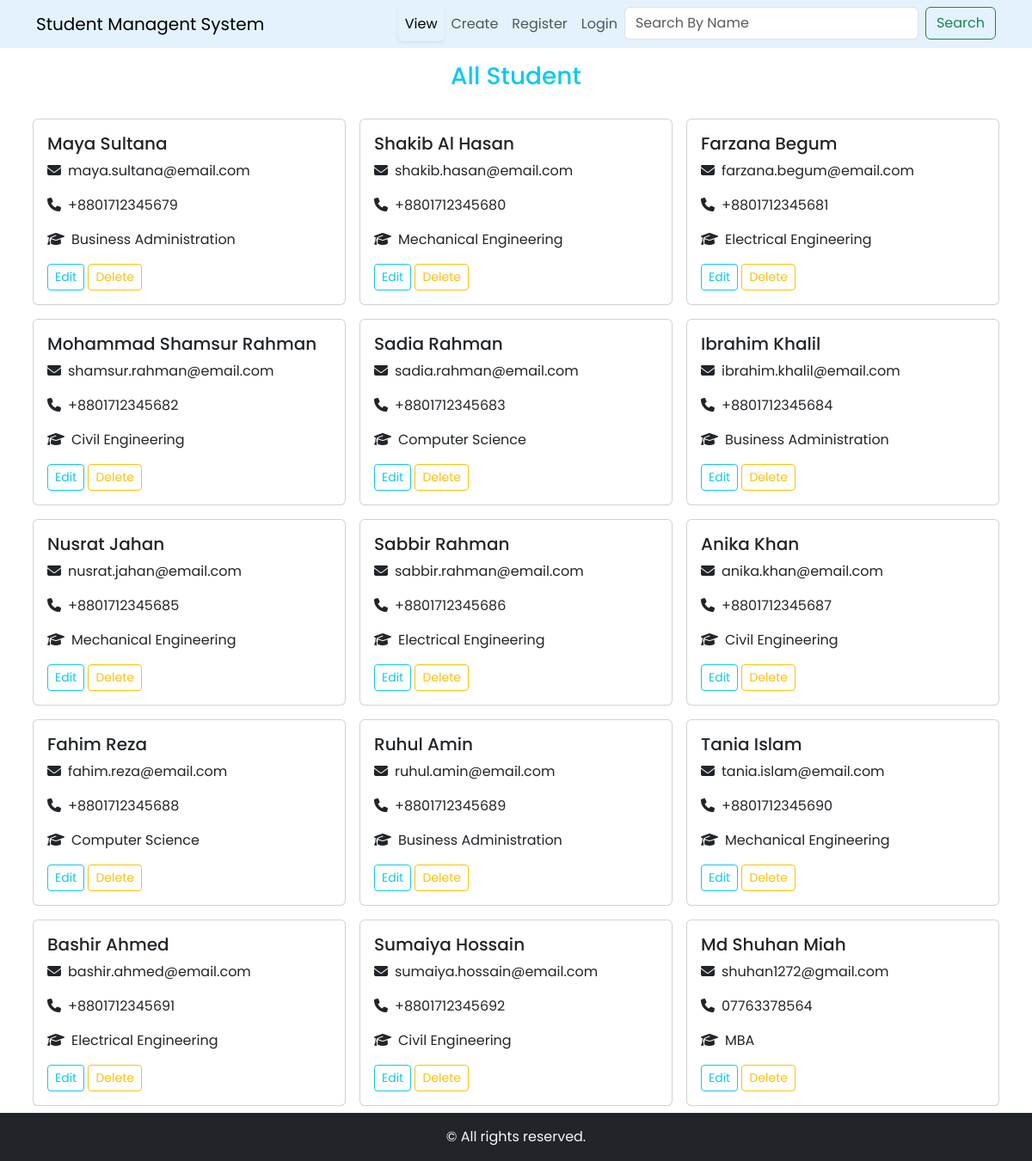
The app's page /, older data.
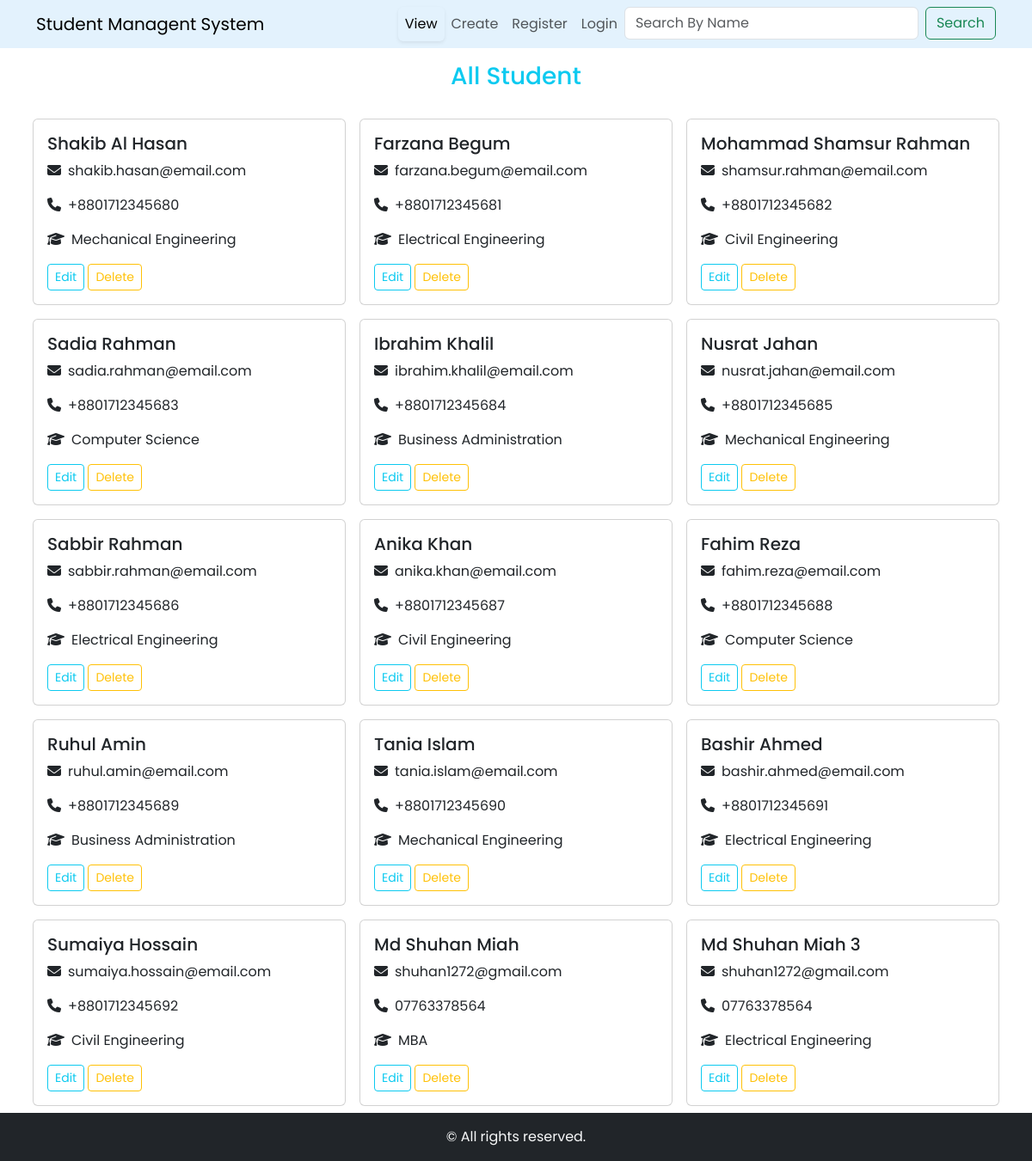
The same page, newer data.
### student/models.py (models this page shows, shortened)
class Student(models.Model):
    name = models.CharField(max_length=50)
    email = models.EmailField(max_length=254)
    phone = models.CharField(max_length=20)
    course = models.ForeignKey(Course, on_delete=models.CASCADE)

class Course(models.Model):
    name = models.CharField(max_length=50)

### student/views.py (the view)
# urls.py: path('',views.home,name='home'),
def home(request):
    students = Student.objects.all()
    context = {
        "students" : students,
        "search" : False
    }
    return render(request,'index.html',context)

### student/templates/index.html (shortened to what this page needs)
{% extends "base.html" %}
{% block page_header %}
    {% if search %}
        Search<br><br>
        <span class="text-dark">{{students|length}} result found for {{searched_name}}.</span>
    {% else %}
        All Student
    {% endif %}
{% endblock %}
{% block content %}
<section id="view_std">
    <div class="container">
        <div class="row">
            {% for student in students %}
            <div class="col-md-4 col-sm-6 p-2">
                <div class="card">
                    <div class="card-body">
                      <h5 class="card-title">{{student.name}}</h5>
                      <p class="card-text"><i class="fa-solid fa-envelope me-2"> </i>{{student.email}}</p>
                      <p class="card-text"><i class="fa-solid fa-phone me-2"></i>{{student.phone}}</p>
                      <p class="card-text"><i class="fa-solid fa-graduation-cap me-2"></i>{{student.course.name}}</p>
                      <a href="{% url 'update' student.id %}" class="btn btn-sm btn-outline-info">Edit</a>
                      <a href="{% url 'delete' student.id %}" class="btn btn-sm btn-outline-warning">Delete</a>
                    </div>
                  </div>
            </div>
            {% endfor %}
        </div>
    </div>
</section>
{% endblock %}

Row changes from the older to the newer data that the page shows:
removed Student: name "Maya Sultana", email "maya.sultana@email.com", phone "+8801712345679", course.name "Business Administration"
added Student: name "Md Shuhan Miah 3", email "shuhan1272@gmail.com", phone "07763378564", course.name "Electrical Engineering"
